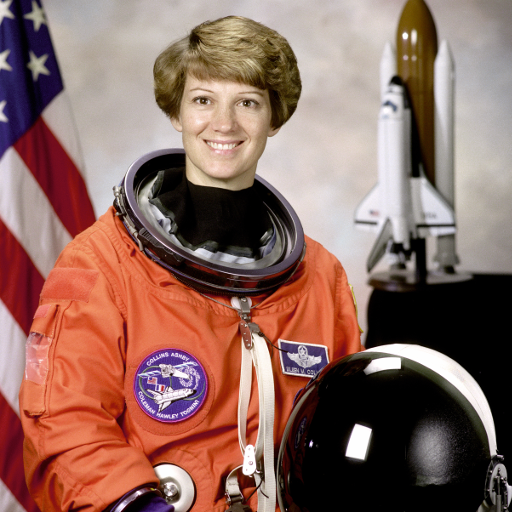
#> input picture skimage.data.astronaut(), 512 x 512 px
$ jupyter execute --allow-errors '14 - HOG.ipynb'   (shell and % lines are left out)
#> lines starting #> are read from the running program, lines starting #| are printed output that depends on the picture
# Histogram of Oriented Gradients

http://scikit-image.org/docs/dev/api/skimage.feature.html#skimage.feature.hog
http://scikit-image.org/docs/dev/auto_examples/features_detection/plot_hog.html

[cell 1]
import matplotlib.pyplot as plt

from skimage.feature import hog
from skimage import data, color, exposure
import numpy as np
import cv2

# Carrega uma imagem

[cell 2]
image = color.rgb2gray(data.astronaut())
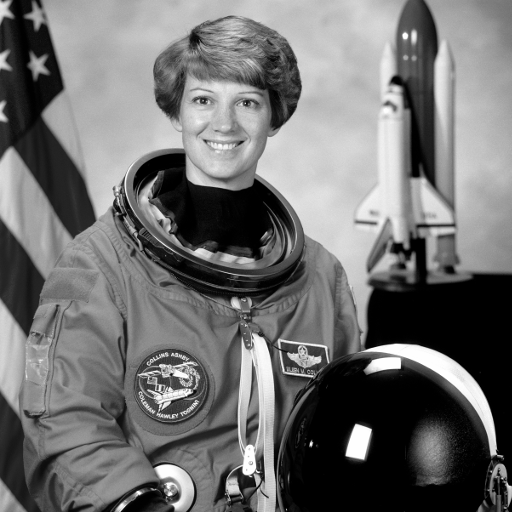
#> image: shape (512, 512) float64; min 0, max 1, mean 0.442

# Calcular HOG

hog(image, orientations=9, pixels_per_cell=(8, 8), cells_per_block=(3, 3), block_norm='L1', visualize=False, visualise=None, transform_sqrt=False, feature_vector=True)

** image ** : (M, N) ndarray, Informe uma Imagem GRAYSCALE com linhas e colunas (M,N)
** orientations ** : int, opcional, Número de orientações.
** pixels_per_cell ** : 2-tuple (int, int), opcional, Tamanho (em pixels) de uma célula.
** cells_per_block ** : 2-tuple (int, int), opcional, Número de células em cada bloco.

** block_norm ** : str {‘L1’, ‘L1-sqrt’, ‘L2’, ‘L2-Hys’}, opcional, Método de normalização do bloco:
* L1 - Normalization using L1-norm. (default)
* L1-sqrt - Normalization using L1-norm, followed by square root.
* L2 - Normalization using L2-norm. (** Use L2 , L1 está sendo descontinuada **)
* L2-Hys - Normalization using L2-norm, followed by limiting the maximum values to 0.2

** visualize ** : bool, opcional, Se TRUE retorna uma imagem (tem dois retornos, veja exemplo abaixo).
** transform_sqrt ** : bool, opcional, Um tipo de normalização, não serve para qualquer imagem.
** feature_vector ** : bool, opcional, Se FALSE retorna uma lista como se tivesse usado .ravel()

[cell 3]
# como visualise=True, retorna as features e mais a imagem
features, hog_image = hog(image,
                      block_norm='L2',
                      orientations=8,
                      pixels_per_cell=(16, 16),
                      cells_per_block=(1, 1),
                      visualise=True)
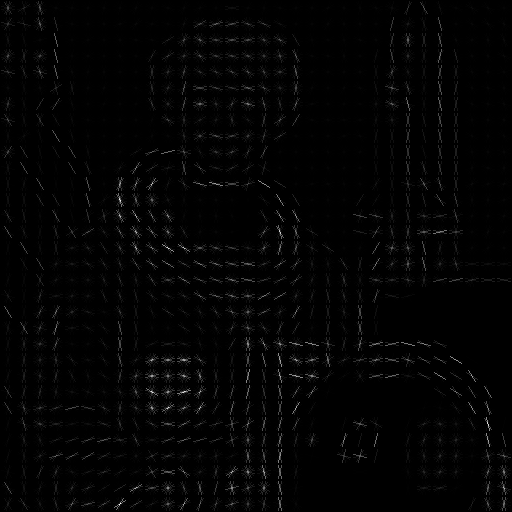
#> hog_image: shape (512, 512) float64; min 0, max 0.242, mean 0.00341; drawn with min black and max white
#> features = 8192 values, max 1 at index 6904, min 0 at index 212, mean 0.252

print (features.shape)
#| (8192,)
print (hog_image.shape)
#| (512, 512)

# Mostrando imagem original e imagem HOG

[cell 4]
fig, (ax1, ax2) = plt.subplots(1, 2, figsize=(8, 4))

ax1.axis('off')
ax1.imshow(image, cmap=plt.cm.gray)
ax1.set_title('Input image')

# Rescale histogram for better display
hog_image_rescaled = exposure.rescale_intensity(hog_image, in_range=(0, 0.02))
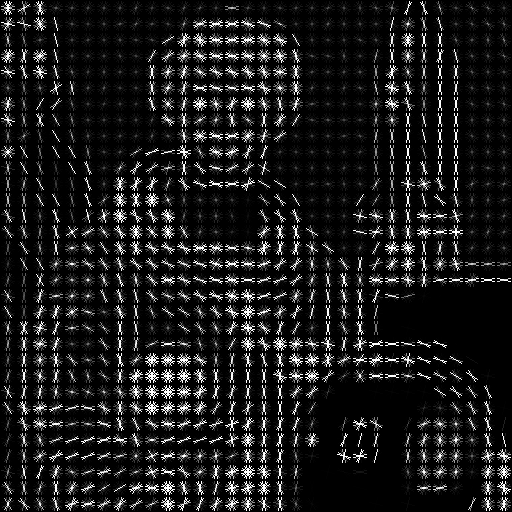
#> hog_image_rescaled: shape (512, 512) float64; min 0, max 1, mean 0.107

ax2.axis('off')
ax2.imshow(hog_image_rescaled, cmap=plt.cm.gray)
ax2.set_title('Histogram of Oriented Gradients')
plt.show()
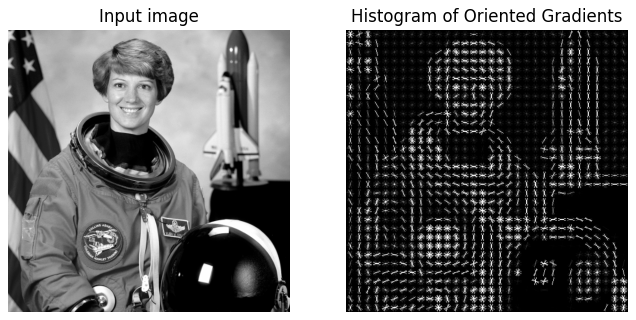
#> figure drawn by matplotlib, 2 panels

# Outro exemplo

[cell 5]
img = cv2.imread("./images/lili.jpg")
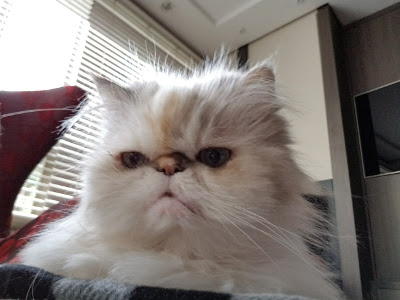
#> input picture images/lili.jpg, 400 x 300 px
#> img is the input picture: shape (300, 400, 3); mean B, G, R 119.7, 123.9, 131.8
image = cv2.cvtColor(img, cv2.COLOR_BGR2GRAY)
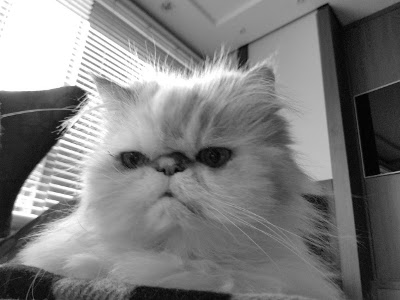
#> image: shape (300, 400); min 0, max 255, mean 125.8

fd, hog_image = hog(image, block_norm='L2', visualise=True)
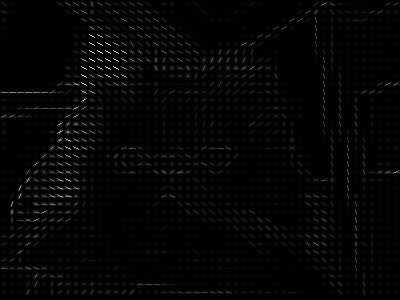
#> hog_image: shape (300, 400) float64; min 0, max 77.31, mean 1.4; drawn with min black and max white

fig, (ax1, ax2) = plt.subplots(1, 2, figsize=(8, 4))

ax1.axis('off')
ax1.imshow(image, cmap=plt.cm.gray)
ax1.set_title('Input image')
  # Outro exemplo
# Rescale histogram for better display
hog_image_rescaled = exposure.rescale_intensity(hog_image, in_range=(0, 5))
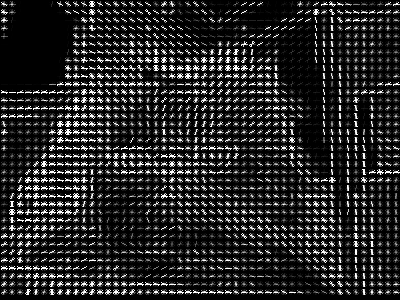
#> hog_image_rescaled: shape (300, 400) float64; min 0, max 1, mean 0.157

ax2.axis('off')
ax2.imshow(hog_image_rescaled, cmap=plt.cm.gray)

ax2.set_title('Histogram of Oriented Gradients')
plt.show()

# Outro exemplo

[cell 6]
img = cv2.imread("./images/0/20170731_155805-(F02160)-0.jpeg")
#> (the rest of this cell did not finish here and is left out)

[cell 7]
print(fd.shape, image.shape)
#| (136080,) (300, 400)
